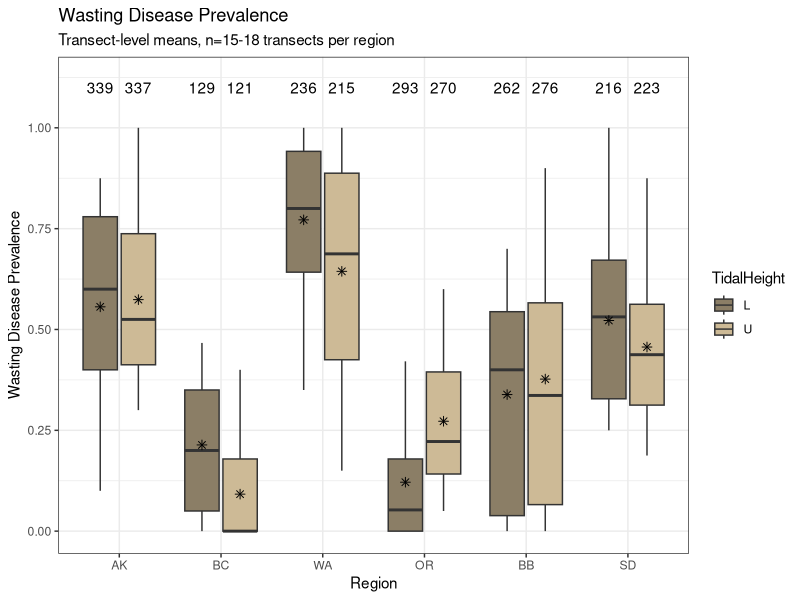
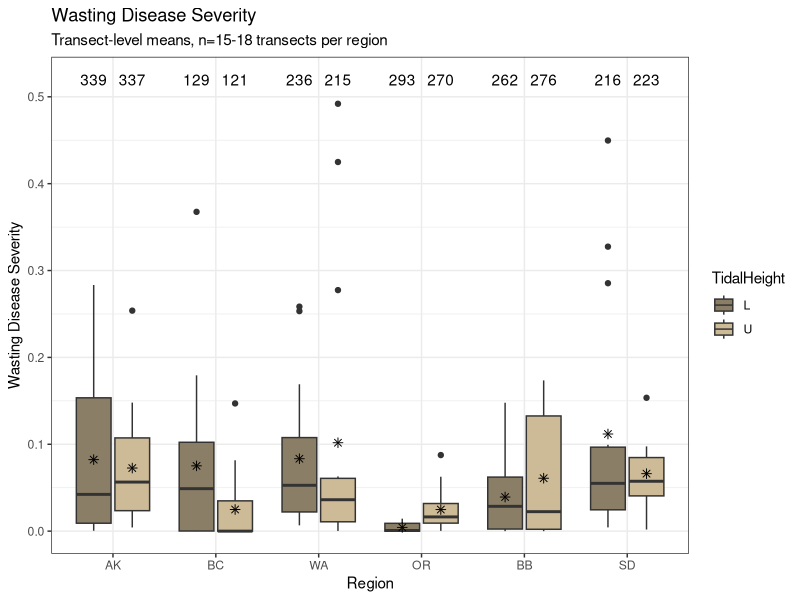
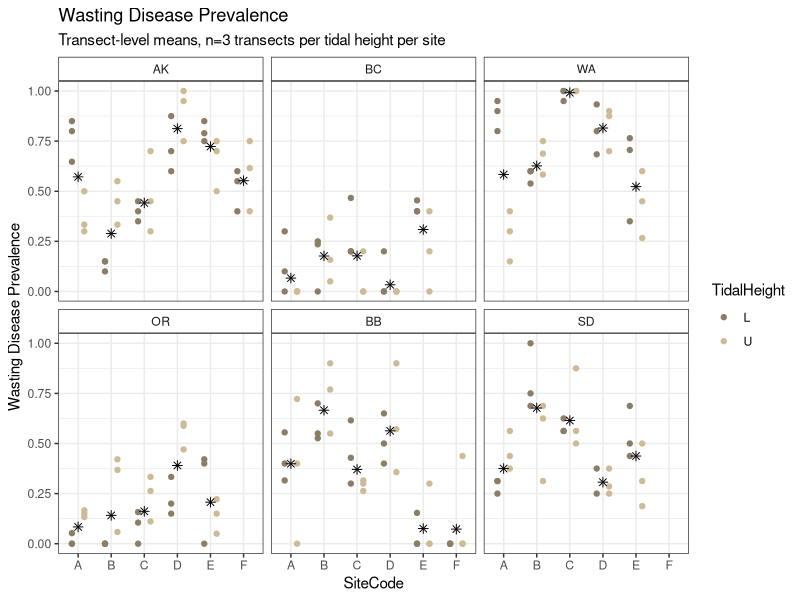
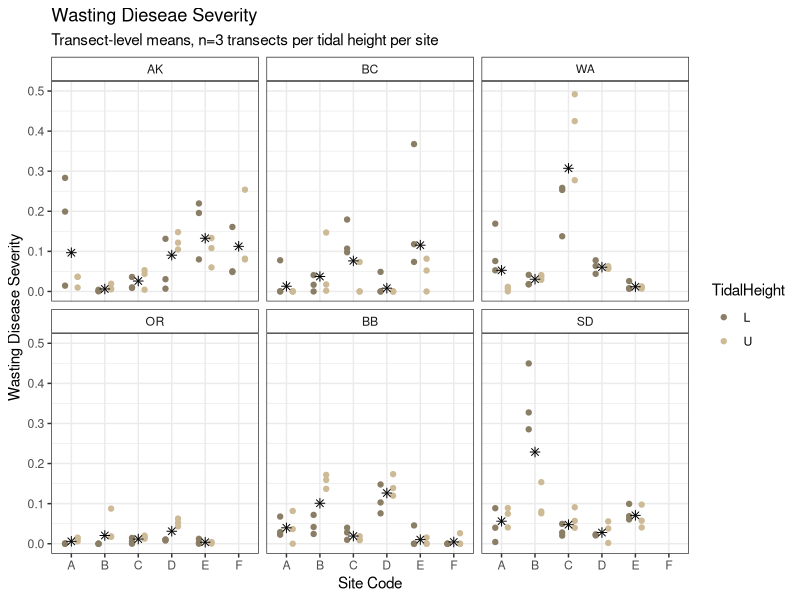

Recreate these plots in R, in order.
## ---- chunk 1
knitr::opts_chunk$set(echo = TRUE)
library(tidyverse)
library(ggplot2)
Region_order <- c("Alaska","British Columbia","Washington","Oregon","Bodega Bay","San Diego")
Region_order2 <- c("AK","BC","WA","OR","BB","SD")
## ---- chunk 2
disease_summ1 <- read.csv("Measured_Disease_summ.csv")
disease_summ2 <- read.csv("Measured_Disease_summ2.csv")
disease_summ1$Region <- ordered(disease_summ1$Region,levels=Region_order2)
disease_summ2$Region <- ordered(disease_summ2$Region,levels=Region_order2)
format(disease_summ2,digits=2)
## ---- chunk 3

ggplot(data=disease_summ1,aes(x=Region,y=prev,fill=TidalHeight))+geom_boxplot()+
  stat_summary(fun.y=mean,geom="point",shape=8,size=2,position=position_dodge(width=0.75),
               show.legend = FALSE)+
  geom_text(data=disease_summ2,aes(x=Region,y=1.1,label=count),position=position_dodge(width=0.75))+
  scale_y_continuous(limits=c(0,1.12),breaks=c(0,0.25,0.5,0.75,1.0))+
  scale_fill_manual(values=c("wheat4","wheat3"))+
  ylab("Wasting Disease Prevalence")+
  xlab("Region")+
  labs(title="Wasting Disease Prevalence",
       subtitle = "Transect-level means, n=15-18 transects per region")+
  theme_bw()+
  theme()
## ---- chunk 4
ggplot(data=disease_summ1,aes(x=Region,y=sev,fill=TidalHeight))+geom_boxplot()+
  stat_summary(fun.y=mean,geom="point",shape=8,size=2,show.legend=FALSE,
               position=position_dodge(width=0.75))+
  geom_text(data=disease_summ2,aes(x=Region,y=0.52,label=count),position=position_dodge(width=0.75))+
  scale_y_continuous(limits=c(0,0.52),breaks=c(0,0.1,0.2,0.3,0.4,0.5))+
  scale_fill_manual(values=c("wheat4","wheat3"))+
  ylab("Wasting Disease Severity")+
  labs(title="Wasting Disease Severity",
       subtitle = "Transect-level means, n=15-18 transects per region")+
  theme_bw()+
  theme()
## ---- chunk 5
ggplot(data=disease_summ1,aes(x=SiteCode,y=prev,color=TidalHeight))+
  geom_point(position=position_dodge(width=0.75))+
  facet_wrap(~Region)+
  stat_summary(fun.y=mean,geom="point",shape=8,size=2,color="black",
               show.legend=FALSE,position=position_dodge(width=0.75))+
  scale_y_continuous(limits=c(0,1),breaks=c(0,0.25,0.5,0.75,1.0))+
  scale_color_manual(values=c("wheat4","wheat3"))+
  ylab("Wasting Disease Prevalence")+
  labs(title="Wasting Disease Prevalence",
       subtitle="Transect-level means, n=3 transects per tidal height per site")+
  theme_bw()+
  theme(strip.background = element_rect(fill="white"))

## ---- chunk 6
ggplot(data=disease_summ1,aes(x=SiteCode,y=sev,color=TidalHeight))+
  geom_point(position=position_dodge(width=0.75))+
  facet_wrap(~Region)+
  stat_summary(fun.y=mean,geom="point",shape=8,size=2,color="black",
               show.legend=FALSE,position=position_dodge(width=0.75))+
  scale_y_continuous(limits=c(0,0.5),breaks=c(0,0.1,0.2,0.3,0.4,0.5))+
  scale_color_manual(values=c("wheat4","wheat3"))+
  xlab("Site Code")+
  ylab("Wasting Disease Severity")+
  labs(title="Wasting Dieseae Severity",
       subtitle = "Transect-level means, n=3 transects per tidal height per site")+
  theme_bw()+
  theme(strip.background = element_rect(fill="white"))
